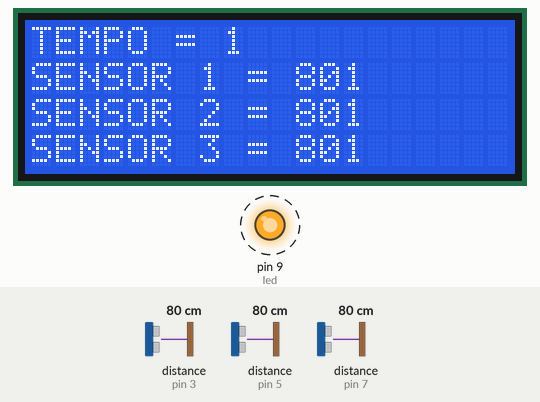
Bench run of a sketch on a simulated Arduino Uno, built with avr-gcc and run on an emulated ATmega328P. On the bench: 20×4 character LCD, output pins drawn as LEDs (lit = HIGH). Wiring (inferred from the names in the program): 3 × ultrasonic range finder: trigger pin 2, echo pin 3 / trigger pin 4, echo pin 5 / trigger pin 6, echo pin 7. Dashed ring = blinking. Inputs (shaded band) come from the test bench; at power-on: distance to the obstacle (sensors on pin 3, pin 5, pin 7) 80 cm. The echo pulse lasts 58.3 µs per cm; storage starts empty; pins used as bus, display or sensor lines are not drawn; what the sketch prints to the serial monitor is not drawn.

Above: at 1.6 s.
1.7 s: distance to the obstacle (sensor on pin 3) set to 2 cm
At 2.28 s:
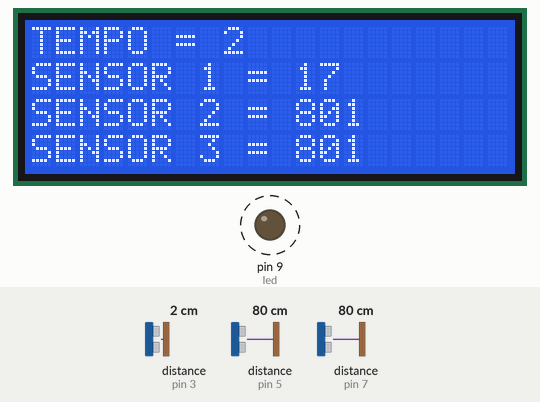
3.5 s: distance to the obstacle (sensor on pin 5) set to 2 cm
At 4.75 s:
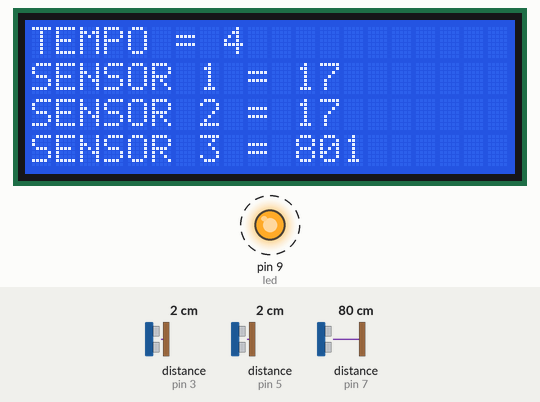
5.5 s: distance to the obstacle (sensor on pin 7) set to 2 cm
At 6.75 s:
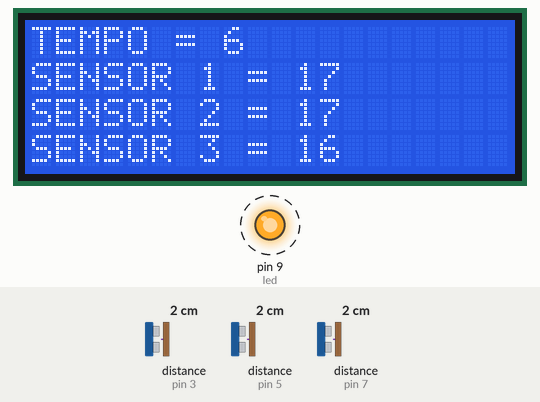
7.5 s: distance to the obstacle (sensor on pin 3) set to 4 cm
At 8.9 s:
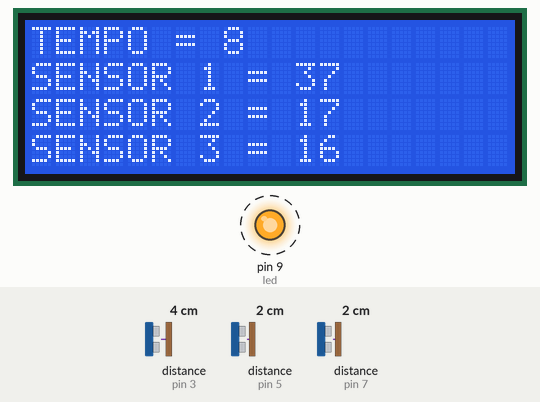
9.5 s: distance to the obstacle (sensor on pin 5) set to 4 cm
At 10.9 s:
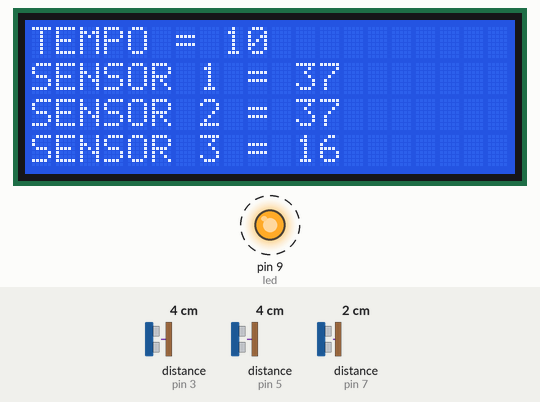
11.5 s: distance to the obstacle (sensor on pin 7) set to 4 cm
At 12.75 s:
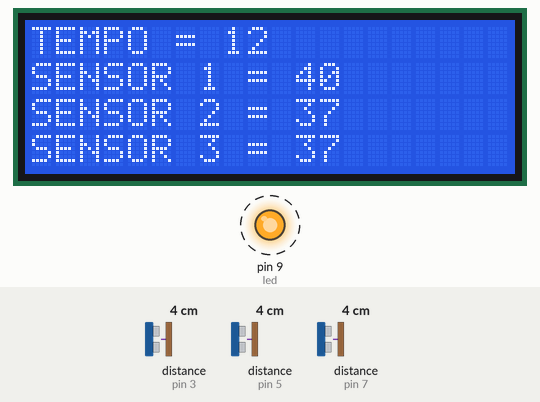
Timing chart, 0 to 14.5 s (numbered marks = the images above; inputs shaded):
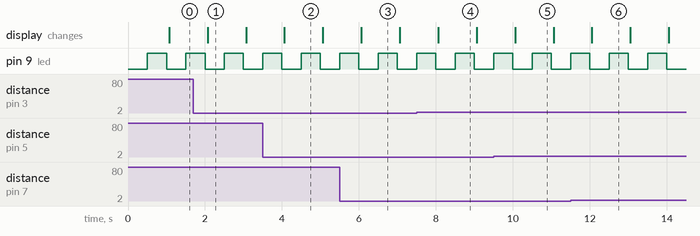

Measured:
- by itself, pin 9 (led): alternates HIGH for 0.50 s and LOW for 0.50 s
- what the display in image 2 shows lasts 1.0 s, from 4.1 s to 5.1 s

The sketch:

codigoBancadaPequena.ino
```cpp
/* BANCADA EXPERIMENTAL PARA ESTUDO DOS SISTEMAS DE DRENAGEM PARA VAGÕES DE CARGA TIPO GÔNDOLA
 *
 * DESENVOLVIDO POR: VITOR PALMARIN OLIVEIRA SANTOS - 10/2021
 *
 */
// === DECLARACAO DE BIBLIOTECAS ===
#include <SPI.h>
#include <SD.h>
#include <Wire.h>;
#include <LiquidCrystal_I2C.h>;

// === DECLARAÇÃO DE OBJETOS ===
LiquidCrystal_I2C lcd(0x27, 20, 4);

// === PINAGEM ===
const int chipSelect = 10;

const int triggerUm = 2;
const int echoUm = 3;

const int triggerDois = 4;
const int echoDois = 5;

const int triggerTres = 6;
const int echoTres = 7;

const int led = 9;

const int chave = 8;

// === VARIAVEIS ===
long intervaloColeta = millis();
long intervaloLed = millis();
long intervaloExibicao = millis();

long pulsoUm,
     pulsoDois,
     pulsoTres;

int nivelUm,
    nivelDois,
    nivelTres;

const int alturaTanque = 506; // altura do tanque em milimetros

bool opcao = 0;

void setup()
{
  Serial.begin(9600);
  lcd.init();
  lcd.backlight();

  pinMode(triggerUm, OUTPUT);
  pinMode(echoUm, INPUT);
  pinMode(triggerDois, OUTPUT);
  pinMode(echoDois, INPUT);
  pinMode(triggerTres, OUTPUT);
  pinMode(echoTres, INPUT);
  pinMode(led, OUTPUT);
  pinMode(chave, INPUT);

  digitalWrite(triggerUm, LOW);
  digitalWrite(triggerDois, LOW);
  digitalWrite(triggerTres, LOW);
  digitalWrite(led, LOW);

  Serial.println("Inicializando cartao SD...");
  if (!SD.begin(chipSelect))
  {
    Serial.println("Falha ao acessar o cartao !");
    Serial.println("Verifique o cartao/conexoes e reinicie o Arduino...");
    return;
  }
  Serial.println("Cartao iniciado corretamente !\n");
}

void loop()
{
  if((millis() - intervaloLed) >= 500){    // pisca o led no intervalo de 0,5 segundo
    intervaloLed = millis();
    digitalWrite(led,!digitalRead(led));
  }

  if((millis() - intervaloExibicao) >= 1000){   // exibe os dados no Serial a cada 1 segundo
    intervaloExibicao = millis();

    nivelUm = getDistancia(triggerUm, echoUm);
    nivelDois = getDistancia(triggerDois, echoDois);
    nivelTres = getDistancia(triggerTres, echoTres);

    exibeLCD();
    exibeSerial();
  }

  if((millis() - intervaloColeta) >= 60000){ // faz a coleta de dados a cada 1 minuto
    intervaloColeta = millis();
    if(digitalRead(chave)){
      saveData();                           // armazena os dados coletados na planilha
    }
  }
}

void exibeLCD(){
  lcd.clear();
  lcd.setCursor(0,0);
  lcd.print("TEMPO = ");
  lcd.setCursor(8,0);
  lcd.print(millis()/1000);

  lcd.setCursor(0,1);
  lcd.print("SENSOR 1 = ");
  lcd.setCursor(11,1);
  lcd.print(nivelUm);

  lcd.setCursor(0,2);
  lcd.print("SENSOR 2 = ");
  lcd.setCursor(11,2);
  lcd.print(nivelDois);

  lcd.setCursor(0,3);
  lcd.print("SENSOR 3 = ");
  lcd.setCursor(11,3);
  lcd.print(nivelTres);
}

void exibeSerial(){
  Serial.println();
  Serial.print("TEMPO = ");
  Serial.print(millis()/1000);
  Serial.print(" s = ");
  Serial.print(millis()/60000);
  Serial.println(" min");
  Serial.println();

  // SENSOR 1
  Serial.print("Sensor 1 = ");
  Serial.print(nivelUm);
  Serial.println(" mm ");
  // SENSOR 2
  Serial.print("Sensor 2 = ");
  Serial.print(nivelDois);
  Serial.println(" mm ");

  // SENSOR 3
  Serial.print("Sensor 3 = ");
  Serial.print(nivelTres);
  Serial.println(" mm ");

  Serial.println();
}

long getDistancia(int trigger, int echo) {
    digitalWrite(trigger, HIGH);
    delayMicroseconds(5);
    digitalWrite(trigger, LOW);
    long pulso = pulseIn(echo, HIGH);
    long distanciaSensor = pulso / 2.9 / 2;
    if(opcao == 1) {        // opcao 1 = retorna o nivel do tanque a partir do fundo
      return alturaTanque - distanciaSensor;
    }
    else {                  // opcao 0 = retorna o nivel do tanque a partir do sensor
      return distanciaSensor;
    }
}

void saveData(){
  String fileName = "/datalog.csv";
  if(!SD.exists(fileName)){
    File file = SD.open(fileName, FILE_WRITE);
    if(!file){
      Serial.println("Failed to open file for writing");
      return;
    }
    if(file.println("ESTUDO DE DRENAGEM PARA VAGOES DE CARGA TIPO GONDOLA - UNISANTA")){
      Serial.println("File written");
    } else {
      Serial.println("Write failed");
    }
    if(file.println("DATA;HORA;TEMPO;SENSOR 1 [mm];SENSOR 2 [mm];SENSOR 3 [mm]")){
      Serial.println("Message appended");
    } else {
      Serial.println("Append failed");
    }
    if(file.println(";;" + String(millis()/60000) + ";" + String(nivelUm) + ";" + String(nivelDois) + ";" + String(nivelTres))){
      Serial.println("Message appended");
    } else {
      Serial.println("Append failed");
    }
    file.close();
  }
  else{
    File file = SD.open(fileName, FILE_WRITE);
    if(!file){
      Serial.println("Failed to open file for appending");
      return;
    }
    if(file.println(";;" + String(millis()/60000) + ";" + String(nivelUm) + ";" + String(nivelDois) + ";" + String(nivelTres))){
      Serial.println("Message appended");
    } else {
      Serial.println("Append failed");
    }
    file.close();
  }
}
```
